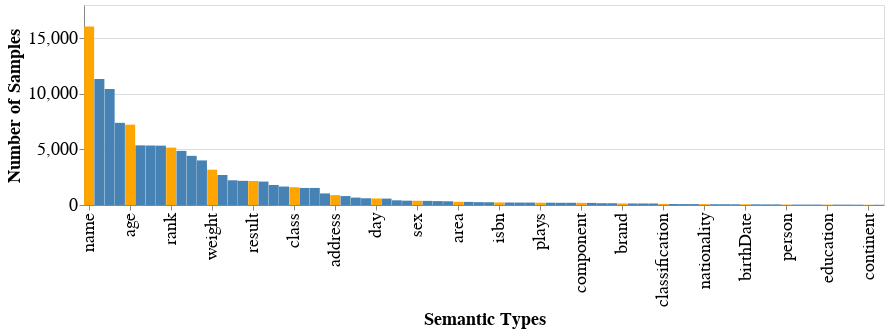

Source (notebook cell):
### Code cell
print(df_dist['count'][:8].sum())
print(df_dist['count'].sum())
print(df_dist['count'][:8].sum()/df_dist['count'].sum())
print(df_dist.head(11))
shown_types = df_dist.type.to_list()
shown_types = [val for (idx, val) in enumerate(shown_types) if idx % 4 == 0]
print(shown_types)
alt.Chart(df_dist).mark_bar(size=10).encode(
    x = alt.X('type:O',
              title = 'Semantic Types',
              sort=alt.EncodingSortField(
                field="count",  
                order="descending"),
               axis=alt.Axis(values=shown_types)),
    y = alt.Y('count', title='Number of Samples'),
    color=alt.condition(
        alt.Predicate(alt.FieldOneOfPredicate(field='type', oneOf=shown_types)),
        alt.value('orange'),
        alt.value('steelblue')
    ),
).configure_axis(
    labelFontSize=18,
    titleFontSize=18
    
).properties(width=800,height=200)

### Figure 1 — Vega-Lite specification as saved in the notebook (floating-point values rounded to 4 significant figures)
{"config": {"view": {"continuousWidth": 400, "continuousHeight": 300}, "axis": {"labelFontSize": 18, "titleFontSize": 18}}, "data": {"name": "data-55c795914741332159a095b1a5b90a8a"}, "mark": {"type": "bar", "size": 10}, "encoding": {"color": {"condition": {"value": "orange", "test": {"field": "type", "oneOf": ["name", "age", "rank", "weight", "result", "class", "address", "day", "sex", "area", "isbn", "plays", "component", "brand", "classification", "nationality", "birthDate", "person", "education", "continent"]}}, "value": "steelblue"}, "x": {"axis": {"values": ["name", "age", "rank", "weight", "result", "class", "address", "day", "sex", "area", "isbn", "plays", "component", "brand", "classification", "nationality", "birthDate", "person", "education", "continent"]}, "field": "type", "sort": {"field": "count", "order": "descending"}, "title": "Semantic Types", "type": "ordinal"}, "y": {"field": "count", "title": "Number of Samples", "type": "quantitative"}}, "height": 200, "width": 800, "$schema": "https://vega.github.io/schema/vega-lite/v4.17.0.json", "datasets": {"data-55c795914741332159a095b1a5b90a8a": [{"Unnamed: 0": 7, "type": "name", "count": 16060}, {"Unnamed: 0": 0, "type": "description", "count": 11348}, {"Unnamed: 0": 1, "type": "team", "count": 10437}, {"Unnamed: 0": 8, "type": "type", "count": 7395}, {"Unnamed: 0": 10, "type": "age", "count": 7230}, {"Unnamed: 0": 11, "type": "location", "count": 5368}, {"Unnamed: 0": 2, "type": "year", "count": 5353}, {"Unnamed: 0": 3, "type": "city", "count": 5341}, {"Unnamed: 0": 5, "type": "rank", "count": 5164}, {"Unnamed: 0": 17, "type": "status", "count": 4869}, {"Unnamed: 0": 15, "type": "state", "count": 4424}, {"Unnamed: 0": 20, "type": "category", "count": 4012}, {"Unnamed: 0": 37, "type": "weight", "count": 3176}, {"Unnamed: 0": 43, "type": "code", "count": 2702}, {"Unnamed: 0": 54, "type": "club", "count": 2223}, {"Unnamed: 0": 26, "type": "artist", "count": 2176}, {"Unnamed: 0": 21, "type": "result", "count": 2160}, {"Unnamed: 0": 36, "type": "position", "count": 2109}, {"Unnamed: 0": 23, "type": "country", "count": 1803}, {"Unnamed: 0": 12, "type": "notes", "count": 1661}, {"Unnamed: 0": 25, "type": "class", "count": 1598}, {"Unnamed: 0": 4, "type": "company", "count": 1535}, {"Unnamed: 0": 27, "type": "album", "count": 1535}, {"Unnamed: 0": 9, "type": "symbol", "count": 1041}, {"Unnamed: 0": 35, "type": "address", "count": 889}, {"Unnamed: 0": 28, "type": "duration", "count": 805}, {"Unnamed: 0": 18, "type": "format", "count": 666}, {"Unnamed: 0": 33, "type": "county", "count": 606}, {"Unnamed: 0": 13, "type": "day", "count": 588}, {"Unnamed: 0": 19, "type": "gender", "count": 577}, {"Unnamed: 0": 14, "type": "industry", "count": 421}, {"Unnamed: 0": 30, "type": "language", "count": 390}, {"Unnamed: 0": 42, "type": "sex", "count": 382}, {"Unnamed: 0": 22, "type": "product", "count": 371}, {"Unnamed: 0": 52, "type": "jockey", "count": 351}, {"Unnamed: 0": 32, "type": "region", "count": 333}, {"Unnamed: 0": 31, "type": "area", "count": 288}, {"Unnamed: 0": 56, "type": "service", "count": 280}, {"Unnamed: 0": 62, "type": "teamName", "count": 255}, {"Unnamed: 0": 24, "type": "order", "count": 247}, {"Unnamed: 0": 45, "type": "isbn", "count": 228}, {"Unnamed: 0": 65, "type": "fileSize", "count": 224}, {"Unnamed: 0": 53, "type": "grades", "count": 219}, {"Unnamed: 0": 39, "type": "publisher", "count": 217}, {"Unnamed: 0": 16, "type": "plays", "count": 209}, {"Unnamed: 0": 44, "type": "origin", "count": 208}, {"Unnamed: 0": 70, "type": "elevation", "count": 201}, {"Unnamed: 0": 40, "type": "affiliation", "count": 199}, {"Unnamed: 0": 59, "type": "component", "count": 193}, {"Unnamed: 0": 51, "type": "owner", "count": 191}, {"Unnamed: 0": 49, "type": "genre", "count": 162}, {"Unnamed: 0": 73, "type": "manufacturer", "count": 159}, {"Unnamed: 0": 75, "type": "brand", "count": 140}, {"Unnamed: 0": 69, "type": "family", "count": 138}, {"Unnamed: 0": 48, "type": "credit", "count": 138}, {"Unnamed: 0": 47, "type": "depth", "count": 136}, {"Unnamed: 0": 66, "type": "classification", "count": 101}, {"Unnamed: 0": 46, "type": "collection", "count": 88}, {"Unnamed: 0": 68, "type": "species", "count": 84}, {"Unnamed: 0": 58, "type": "command", "count": 81}, {"Unnamed: 0": 76, "type": "nationality", "count": 79}, {"Unnamed: 0": 63, "type": "currency", "count": 71}, {"Unnamed: 0": 60, "type": "range", "count": 69}, {"Unnamed: 0": 29, "type": "affiliate", "count": 65}, {"Unnamed: 0": 50, "type": "birthDate", "count": 65}, {"Unnamed: 0": 64, "type": "ranking", "count": 58}, {"Unnamed: 0": 6, "type": "capacity", "count": 55}, {"Unnamed: 0": 57, "type": "birthPlace", "count": 54}, {"Unnamed: 0": 34, "type": "person", "count": 43}, {"Unnamed: 0": 74, "type": "creator", "count": 39}, {"Unnamed: 0": 77, "type": "operator", "count": 39}, {"Unnamed: 0": 38, "type": "religion", "count": 38}, {"Unnamed: 0": 55, "type": "education", "count": 36}, {"Unnamed: 0": 71, "type": "requirement", "count": 35}, {"Unnamed: 0": 72, "type": "director", "count": 34}, {"Unnamed: 0": 41, "type": "sales", "count": 30}, {"Unnamed: 0": 61, "type": "continent", "count": 25}, {"Unnamed: 0": 67, "type": "organisation", "count": 22}]}}
